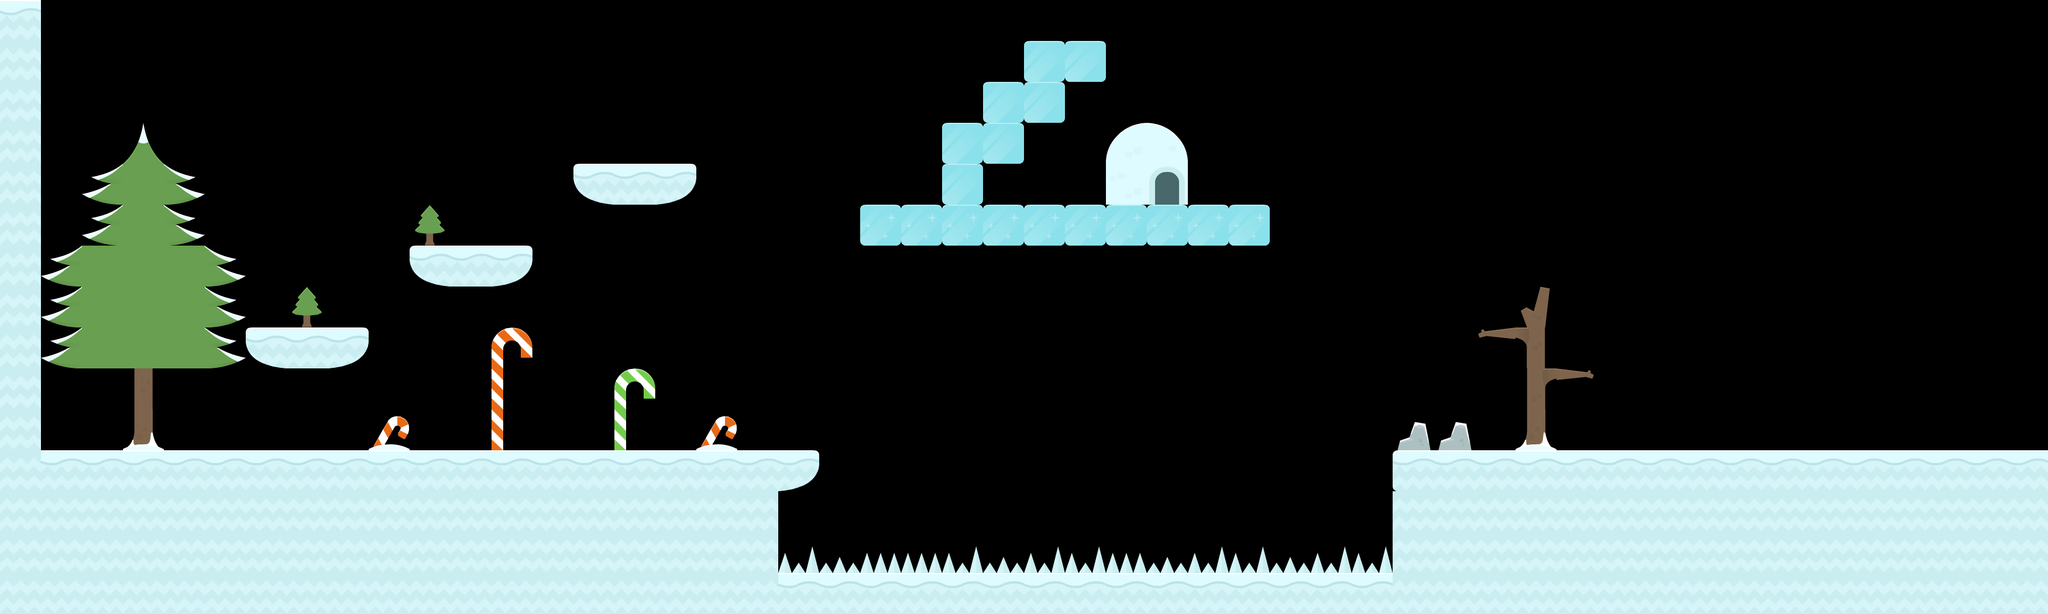

A level layout from a 2D game, rendered from its tile map. Below: a short description, then the map file with its tile-grid data intact:
An orthogonal 50x15 tile map with 70x70 px tiles, 3 tile layers (background, ground, obstacles) and 9 objects (4x star, 2x snowman, penguin-spawn, spikes, health).

<map version="1.5" tiledversion="1.7.0" orientation="orthogonal" renderorder="right-down" width="50" height="15" tilewidth="70" tileheight="70" infinite="0" nextlayerid="5" nextobjectid="19">
 <editorsettings>
  <export target="game.json" format="json" />
 </editorsettings>
 <tileset firstgid="1" name="iceworld" tilewidth="70" tileheight="70" tilecount="98" columns="14">
  <image source="sheet.png" width="980" height="490" />
  <tile id="0">
   <properties>
    <property name="collides" type="bool" value="false" />
   </properties>
  </tile>
  <tile id="1">
   <properties>
    <property name="collides" type="bool" value="true" />
   </properties>
  </tile>
  <tile id="2">
   <properties>
    <property name="collides" type="bool" value="true" />
   </properties>
  </tile>
  <tile id="3">
   <properties>
    <property name="collides" type="bool" value="true" />
   </properties>
  </tile>
  <tile id="4">
   <properties>
    <property name="collides" type="bool" value="true" />
   </properties>
  </tile>
  <tile id="5">
   <properties>
    <property name="collides" type="bool" value="true" />
   </properties>
  </tile>
  <tile id="6">
   <properties>
    <property name="collides" type="bool" value="false" />
   </properties>
  </tile>
  <tile id="7">
   <properties>
    <property name="collides" type="bool" value="false" />
   </properties>
  </tile>
  <tile id="8">
   <properties>
    <property name="collides" type="bool" value="true" />
   </properties>
  </tile>
  <tile id="9">
   <properties>
    <property name="collides" type="bool" value="true" />
   </properties>
  </tile>
  <tile id="10">
   <properties>
    <property name="collides" type="bool" value="true" />
   </properties>
  </tile>
  <tile id="11">
   <properties>
    <property name="collides" type="bool" value="true" />
   </properties>
  </tile>
  <tile id="12">
   <properties>
    <property name="collides" type="bool" value="true" />
   </properties>
  </tile>
  <tile id="13">
   <properties>
    <property name="collides" type="bool" value="true" />
   </properties>
  </tile>
  <tile id="14">
   <properties>
    <property name="collides" type="bool" value="false" />
   </properties>
  </tile>
  <tile id="15">
   <properties>
    <property name="collides" type="bool" value="true" />
   </properties>
  </tile>
  <tile id="16">
   <properties>
    <property name="collides" type="bool" value="true" />
   </properties>
  </tile>
  <tile id="17">
   <properties>
    <property name="collides" type="bool" value="true" />
   </properties>
  </tile>
  <tile id="18">
   <properties>
    <property name="collides" type="bool" value="true" />
   </properties>
  </tile>
  <tile id="19">
   <properties>
    <property name="collides" type="bool" value="true" />
   </properties>
  </tile>
  <tile id="20">
   <properties>
    <property name="collides" type="bool" value="true" />
   </properties>
  </tile>
  <tile id="21">
   <properties>
    <property name="collides" type="bool" value="true" />
   </properties>
  </tile>
  <tile id="22">
   <properties>
    <property name="collides" type="bool" value="true" />
   </properties>
  </tile>
  <tile id="23">
   <properties>
    <property name="collides" type="bool" value="true" />
   </properties>
  </tile>
  <tile id="24">
   <properties>
    <property name="collides" type="bool" value="false" />
   </properties>
  </tile>
  <tile id="25">
   <properties>
    <property name="collides" type="bool" value="false" />
   </properties>
  </tile>
  <tile id="26">
   <properties>
    <property name="collides" type="bool" value="false" />
   </properties>
  </tile>
  <tile id="27">
   <properties>
    <property name="collides" type="bool" value="false" />
   </properties>
  </tile>
  <tile id="28">
   <properties>
    <property name="collides" type="bool" value="false" />
   </properties>
  </tile>
  <tile id="29">
   <properties>
    <property name="collides" type="bool" value="false" />
   </properties>
  </tile>
  <tile id="30">
   <properties>
    <property name="collides" type="bool" value="false" />
   </properties>
  </tile>
  <tile id="31">
   <properties>
    <property name="collides" type="bool" value="false" />
   </properties>
  </tile>
  <tile id="32">
   <properties>
    <property name="collides" type="bool" value="false" />
   </properties>
  </tile>
  <tile id="33">
   <properties>
    <property name="collides" type="bool" value="false" />
   </properties>
  </tile>
  <tile id="34">
   <properties>
    <property name="collides" type="bool" value="false" />
   </properties>
  </tile>
  <tile id="35">
   <properties>
    <property name="collides" type="bool" value="false" />
   </properties>
  </tile>
  <tile id="36">
   <properties>
    <property name="collides" type="bool" value="false" />
   </properties>
  </tile>
  <tile id="37">
   <properties>
    <property name="collides" type="bool" value="false" />
   </properties>
  </tile>
  <tile id="38">
   <properties>
    <property name="collides" type="bool" value="false" />
   </properties>
  </tile>
  <tile id="39">
   <properties>
    <property name="collides" type="bool" value="false" />
   </properties>
  </tile>
  <tile id="40">
   <properties>
    <property name="collides" type="bool" value="false" />
   </properties>
  </tile>
  <tile id="41">
   <properties>
    <property name="collides" type="bool" value="false" />
   </properties>
  </tile>
  <tile id="42">
   <properties>
    <property name="collides" type="bool" value="false" />
   </properties>
  </tile>
  <tile id="43">
   <properties>
    <property name="collides" type="bool" value="false" />
   </properties>
  </tile>
  <tile id="44">
   <properties>
    <property name="collides" type="bool" value="false" />
   </properties>
  </tile>
  <tile id="45">
   <properties>
    <property name="collides" type="bool" value="false" />
   </properties>
  </tile>
  <tile id="46">
   <properties>
    <property name="collides" type="bool" value="false" />
   </properties>
  </tile>
  <tile id="47">
   <properties>
    <property name="collides" type="bool" value="false" />
   </properties>
  </tile>
  <tile id="48">
   <properties>
    <property name="collides" type="bool" value="false" />
   </properties>
  </tile>
  <tile id="49">
   <properties>
    <property name="collides" type="bool" value="false" />
   </properties>
  </tile>
  <tile id="50">
   <properties>
    <property name="collides" type="bool" value="false" />
   </properties>
  </tile>
  <tile id="51">
   <properties>
    <property name="collides" type="bool" value="false" />
   </properties>
  </tile>
  <tile id="52">
   <properties>
    <property name="collides" type="bool" value="false" />
   </properties>
  </tile>
  <tile id="53">
   <properties>
    <property name="collides" type="bool" value="false" />
   </properties>
  </tile>
  <tile id="54">
   <properties>
    <property name="collides" type="bool" value="false" />
   </properties>
  </tile>
  <tile id="55">
   <properties>
    <property name="collides" type="bool" value="false" />
   </properties>
  </tile>
  <tile id="56">
   <properties>
    <property name="collides" type="bool" value="false" />
   </properties>
  </tile>
  <tile id="57">
   <properties>
    <property name="collides" type="bool" value="false" />
   </properties>
  </tile>
  <tile id="58">
   <properties>
    <property name="collides" type="bool" value="false" />
   </properties>
  </tile>
  <tile id="59">
   <properties>
    <property name="collides" type="bool" value="false" />
   </properties>
  </tile>
  <tile id="60">
   <properties>
    <property name="collides" type="bool" value="false" />
   </properties>
  </tile>
  <tile id="61">
   <properties>
    <property name="collides" type="bool" value="false" />
   </properties>
  </tile>
  <tile id="62">
   <properties>
    <property name="collides" type="bool" value="false" />
   </properties>
  </tile>
  <tile id="63">
   <properties>
    <property name="collides" type="bool" value="false" />
   </properties>
  </tile>
  <tile id="64">
   <properties>
    <property name="collides" type="bool" value="false" />
   </properties>
  </tile>
  <tile id="65">
   <properties>
    <property name="collides" type="bool" value="false" />
   </properties>
  </tile>
  <tile id="66">
   <properties>
    <property name="collides" type="bool" value="false" />
   </properties>
  </tile>
  <tile id="67">
   <properties>
    <property name="collides" type="bool" value="false" />
   </properties>
  </tile>
  <tile id="68">
   <properties>
    <property name="collides" type="bool" value="false" />
   </properties>
  </tile>
  <tile id="69">
   <properties>
    <property name="collides" type="bool" value="false" />
   </properties>
  </tile>
  <tile id="70">
   <properties>
    <property name="collides" type="bool" value="false" />
   </properties>
  </tile>
  <tile id="71">
   <properties>
    <property name="collides" type="bool" value="false" />
   </properties>
  </tile>
  <tile id="72">
   <properties>
    <property name="collides" type="bool" value="false" />
   </properties>
  </tile>
  <tile id="73">
   <properties>
    <property name="collides" type="bool" value="false" />
   </properties>
  </tile>
  <tile id="74">
   <properties>
    <property name="collides" type="bool" value="false" />
   </properties>
  </tile>
  <tile id="75">
   <properties>
    <property name="collides" type="bool" value="false" />
   </properties>
  </tile>
  <tile id="76">
   <properties>
    <property name="collides" type="bool" value="false" />
   </properties>
  </tile>
  <tile id="77">
   <properties>
    <property name="collides" type="bool" value="false" />
   </properties>
  </tile>
  <tile id="78">
   <properties>
    <property name="collides" type="bool" value="false" />
   </properties>
  </tile>
  <tile id="79">
   <properties>
    <property name="collides" type="bool" value="false" />
   </properties>
  </tile>
  <tile id="80">
   <properties>
    <property name="collides" type="bool" value="false" />
   </properties>
  </tile>
  <tile id="81">
   <properties>
    <property name="collides" type="bool" value="false" />
   </properties>
  </tile>
  <tile id="82">
   <properties>
    <property name="collides" type="bool" value="false" />
   </properties>
  </tile>
  <tile id="83">
   <properties>
    <property name="collides" type="bool" value="false" />
   </properties>
  </tile>
  <tile id="84">
   <properties>
    <property name="collides" type="bool" value="false" />
   </properties>
  </tile>
  <tile id="85">
   <properties>
    <property name="collides" type="bool" value="false" />
   </properties>
  </tile>
  <tile id="86">
   <properties>
    <property name="collides" type="bool" value="false" />
   </properties>
  </tile>
  <tile id="87">
   <properties>
    <property name="collides" type="bool" value="false" />
   </properties>
  </tile>
  <tile id="88">
   <properties>
    <property name="collides" type="bool" value="false" />
   </properties>
  </tile>
  <tile id="89">
   <properties>
    <property name="collides" type="bool" value="false" />
   </properties>
  </tile>
  <tile id="90">
   <properties>
    <property name="collides" type="bool" value="false" />
   </properties>
  </tile>
  <tile id="91">
   <properties>
    <property name="collides" type="bool" value="false" />
   </properties>
  </tile>
  <tile id="92">
   <properties>
    <property name="collides" type="bool" value="false" />
   </properties>
  </tile>
  <tile id="93">
   <properties>
    <property name="collides" type="bool" value="false" />
   </properties>
  </tile>
  <tile id="94">
   <properties>
    <property name="collides" type="bool" value="false" />
   </properties>
  </tile>
  <tile id="95">
   <properties>
    <property name="collides" type="bool" value="false" />
   </properties>
  </tile>
  <tile id="96">
   <properties>
    <property name="collides" type="bool" value="false" />
   </properties>
  </tile>
  <tile id="97">
   <properties>
    <property name="collides" type="bool" value="false" />
   </properties>
  </tile>
 </tileset>
 <layer id="4" name="background" width="50" height="15" locked="1">
  <data encoding="csv">
0,0,0,0,0,0,0,0,0,0,0,0,0,0,0,0,0,0,0,0,0,0,0,0,0,0,0,0,0,0,0,0,0,0,0,0,0,0,0,0,0,0,0,0,0,0,0,0,0,0,
0,0,0,0,0,0,0,0,0,0,0,0,0,0,0,0,0,0,0,0,0,0,0,0,0,0,0,0,0,0,0,0,0,0,0,0,0,0,0,0,0,0,0,0,0,0,0,0,0,0,
0,0,0,0,0,0,0,0,0,0,0,0,0,0,0,0,0,0,0,0,0,0,0,0,0,0,0,0,0,0,0,0,0,0,0,0,0,0,0,0,0,0,0,0,0,0,0,0,0,0,
0,0,0,85,0,0,0,0,0,0,0,0,0,0,0,0,0,0,0,0,0,0,0,0,0,0,0,0,0,0,0,0,0,0,0,0,0,0,0,0,0,0,0,0,0,0,0,0,0,0,
0,0,96,94,97,0,0,0,0,0,0,0,0,0,0,0,0,0,0,0,0,0,0,0,0,0,0,0,0,0,0,0,0,0,0,0,0,0,0,0,0,0,0,0,0,0,0,0,0,0,
0,0,96,94,97,0,0,0,0,0,98,0,0,0,0,0,0,0,0,0,0,0,0,0,0,0,0,0,0,0,0,0,0,0,0,0,0,0,0,0,0,0,0,0,0,0,0,0,0,0,
0,96,80,94,94,97,0,0,0,0,0,0,0,0,0,0,0,0,0,0,0,0,0,0,0,0,0,0,0,0,0,0,0,0,0,0,0,0,0,0,0,0,0,0,0,0,0,0,0,0,
0,96,80,94,80,97,0,98,0,0,0,0,0,0,0,0,0,0,0,0,0,0,0,0,0,0,0,0,0,0,0,0,0,0,0,0,0,88,0,0,0,0,0,0,0,0,0,0,0,0,
0,96,80,94,94,97,0,0,0,0,0,0,64,0,0,0,0,0,0,0,0,0,0,0,0,0,0,0,0,0,0,0,0,0,0,0,78,89,0,0,0,0,0,0,0,0,0,0,0,0,
0,0,0,74,0,0,0,0,0,0,0,0,65,0,0,68,0,0,0,0,0,0,0,0,0,0,0,0,0,0,0,0,0,0,0,0,0,75,77,0,0,0,0,0,0,0,0,0,0,0,
0,0,0,87,0,0,0,0,0,66,0,0,65,0,0,69,0,66,0,0,0,0,0,0,0,0,0,0,0,0,0,0,0,0,62,62,0,87,0,0,0,0,0,0,0,0,0,0,0,0,
0,0,0,0,0,0,0,0,0,0,0,0,0,0,0,0,0,0,0,0,0,0,0,0,0,0,0,0,0,0,0,0,0,0,0,0,0,0,0,0,0,0,0,0,0,0,0,0,0,0,
0,0,0,0,0,0,0,0,0,0,0,0,0,0,0,0,0,0,0,0,0,0,0,0,0,0,0,0,0,0,0,0,0,0,0,0,0,0,0,0,0,0,0,0,0,0,0,0,0,0,
0,0,0,0,0,0,0,0,0,0,0,0,0,0,0,0,0,0,0,0,0,0,0,0,0,0,0,0,0,0,0,0,0,0,0,0,0,0,0,0,0,0,0,0,0,0,0,0,0,0,
0,0,0,0,0,0,0,0,0,0,0,0,0,0,0,0,0,0,0,0,0,0,0,0,0,0,0,0,0,0,0,0,0,0,0,0,0,0,0,0,0,0,0,0,0,0,0,0,0,0
</data>
 </layer>
 <layer id="1" name="ground" width="50" height="15" locked="1">
  <data encoding="csv">
4,0,0,0,0,0,0,0,0,0,0,0,0,0,0,0,0,0,0,0,0,0,0,0,0,0,0,0,0,0,0,0,0,0,0,0,0,0,0,0,0,0,0,0,0,0,0,0,0,0,
17,0,0,0,0,0,0,0,0,0,0,0,0,0,0,0,0,0,0,0,0,0,0,0,0,11,11,0,0,0,0,0,0,0,0,0,0,0,0,0,0,0,0,0,0,0,0,0,0,0,
17,0,0,0,0,0,0,0,0,0,0,0,0,0,0,0,0,0,0,0,0,0,0,0,11,11,0,0,0,0,0,0,0,0,0,0,0,0,0,0,0,0,0,0,0,0,0,0,0,0,
17,0,0,0,0,0,0,0,0,0,0,0,0,0,0,0,0,0,0,0,0,0,0,11,11,0,0,40,42,0,0,0,0,0,0,0,0,0,0,0,0,0,0,0,0,0,0,0,0,0,
17,0,0,0,0,0,0,0,0,0,0,0,0,0,6,4,20,0,0,0,0,0,0,11,0,0,0,54,56,0,0,0,0,0,0,0,0,0,0,0,0,0,0,0,0,0,0,0,0,0,
17,0,0,0,0,0,0,0,0,0,0,0,0,0,0,0,0,0,0,0,0,12,12,12,12,12,12,12,12,12,12,0,0,0,0,0,0,0,0,0,0,0,0,0,0,0,0,0,0,0,
17,0,0,0,0,0,0,0,0,0,6,4,20,0,0,0,0,0,0,0,0,0,0,0,0,0,0,0,0,0,0,0,0,0,0,0,0,0,0,0,0,0,0,0,0,0,0,0,0,0,
17,0,0,0,0,0,0,0,0,0,0,0,0,0,0,0,0,0,0,0,0,0,0,0,0,0,0,0,0,0,0,0,0,0,0,0,0,0,0,0,0,0,0,0,0,0,0,0,0,0,
17,0,0,0,0,0,6,4,20,0,0,0,0,0,0,0,0,0,0,0,0,0,0,0,0,0,0,0,0,0,0,0,0,0,0,0,0,0,0,0,0,0,0,0,0,0,0,0,0,0,
17,0,0,0,0,0,0,0,0,0,0,0,0,0,0,0,0,0,0,0,0,0,0,0,0,0,0,0,0,0,0,0,0,0,0,0,0,0,0,0,0,0,0,0,0,0,0,0,0,0,
17,0,0,0,0,0,0,0,0,0,0,0,0,0,0,0,0,0,0,0,0,0,0,0,0,0,0,0,0,0,0,0,0,0,0,0,0,0,0,0,0,0,0,0,0,0,0,0,0,0,
17,4,4,4,4,4,4,4,4,4,4,4,4,4,4,4,4,4,4,20,0,0,0,0,0,0,0,0,0,0,0,0,0,0,3,4,4,4,4,4,4,4,4,4,4,4,4,4,4,4,
17,17,17,17,17,17,17,17,17,17,17,17,17,17,17,17,17,17,17,0,0,0,0,0,0,0,0,0,0,0,0,0,0,0,17,17,17,17,17,17,17,17,17,17,17,17,17,17,17,17,
17,17,17,17,17,17,17,17,17,17,17,17,17,17,17,17,17,17,17,0,0,0,0,0,0,0,0,0,0,0,0,0,0,0,17,17,17,17,17,17,17,17,17,17,17,17,17,17,17,17,
17,17,17,17,17,17,17,17,17,17,17,17,17,17,17,17,17,17,17,4,4,4,4,4,4,4,4,4,4,4,4,4,4,4,17,17,17,17,17,17,17,17,17,17,17,17,17,17,17,17
</data>
 </layer>
 <layer id="3" name="obstacles" width="50" height="15" locked="1">
  <data encoding="csv">
0,0,0,0,0,0,0,0,0,0,0,0,0,0,0,0,0,0,0,0,0,0,0,0,0,0,0,0,0,0,0,0,0,0,0,0,0,0,0,0,0,0,0,0,0,0,0,0,0,0,
0,0,0,0,0,0,0,0,0,0,0,0,0,0,0,0,0,0,0,0,0,0,0,0,0,0,0,0,0,0,0,0,0,0,0,0,0,0,0,0,0,0,0,0,0,0,0,0,0,0,
0,0,0,0,0,0,0,0,0,0,0,0,0,0,0,0,0,0,0,0,0,0,0,0,0,0,0,0,0,0,0,0,0,0,0,0,0,0,0,0,0,0,0,0,0,0,0,0,0,0,
0,0,0,0,0,0,0,0,0,0,0,0,0,0,0,0,0,0,0,0,0,0,0,0,0,0,0,0,0,0,0,0,0,0,0,0,0,0,0,0,0,0,0,0,0,0,0,0,0,0,
0,0,0,0,0,0,0,0,0,0,0,0,0,0,0,0,0,0,0,0,0,0,0,0,0,0,0,0,0,0,0,0,0,0,0,0,0,0,0,0,0,0,0,0,0,0,0,0,0,0,
0,0,0,0,0,0,0,0,0,0,0,0,0,0,0,0,0,0,0,0,0,0,0,0,0,0,0,0,0,0,0,0,0,0,0,0,0,0,0,0,0,0,0,0,0,0,0,0,0,0,
0,0,0,0,0,0,0,0,0,0,0,0,0,0,0,0,0,0,0,0,0,0,0,0,0,0,0,0,0,0,0,0,0,0,0,0,0,0,0,0,0,0,0,0,0,0,0,0,0,0,
0,0,0,0,0,0,0,0,0,0,0,0,0,0,0,0,0,0,0,0,0,0,0,0,0,0,0,0,0,0,0,0,0,0,0,0,0,0,0,0,0,0,0,0,0,0,0,0,0,0,
0,0,0,0,0,0,0,0,0,0,0,0,0,0,0,0,0,0,0,0,0,0,0,0,0,0,0,0,0,0,0,0,0,0,0,0,0,0,0,0,0,0,0,0,0,0,0,0,0,0,
0,0,0,0,0,0,0,0,0,0,0,0,0,0,0,0,0,0,0,0,0,0,0,0,0,0,0,0,0,0,0,0,0,0,0,0,0,0,0,0,0,0,0,0,0,0,0,0,0,0,
0,0,0,0,0,0,0,0,0,0,0,0,0,0,0,0,0,0,0,0,0,0,0,0,0,0,0,0,0,0,0,0,0,0,0,0,0,0,0,0,0,0,0,0,0,0,0,0,0,0,
0,0,0,0,0,0,0,0,0,0,0,0,0,0,0,0,0,0,0,0,0,0,0,0,0,0,0,0,0,0,0,0,0,0,0,0,0,0,0,0,0,0,0,0,0,0,0,0,0,0,
0,0,0,0,0,0,0,0,0,0,0,0,0,0,0,0,0,0,0,0,0,0,0,0,0,0,0,0,0,0,0,0,0,0,0,0,0,0,0,0,0,0,0,0,0,0,0,0,0,0,
0,0,0,0,0,0,0,0,0,0,0,0,0,0,0,0,0,0,0,47,48,46,46,47,48,47,47,46,48,47,47,48,47,47,0,0,0,0,0,0,0,0,0,0,0,0,0,0,0,0,
0,0,0,0,0,0,0,0,0,0,0,0,0,0,0,0,0,0,0,0,0,0,0,0,0,0,0,0,0,0,0,0,0,0,0,0,0,0,0,0,0,0,0,0,0,0,0,0,0,0
</data>
 </layer>
 <objectgroup id="2" name="objects">
  <object id="7" name="snowman" x="1152.67" y="697.333" width="70" height="70" />
  <object id="8" name="snowman" x="2058" y="278.667" width="70" height="70" />
  <object id="10" name="penguin-spawn" x="386.667" y="698.667" width="68" height="69.3333" />
  <object id="11" name="star" x="525.333" y="422.667" width="65.3333" height="62.6667" />
  <object id="12" name="star" x="797.333" y="284" width="65.3333" height="62.6667" />
  <object id="14" name="star" x="916" y="166.667" width="65.3333" height="62.6667" />
  <object id="15" name="star" x="668" y="317.333" width="65.3333" height="62.6667" />
  <object id="16" name="spikes" x="1292" y="934" width="1118" height="44" />
  <object id="17" name="health" x="770" y="631.333" width="68.6667" height="67.3333" />
 </objectgroup>
</map>
